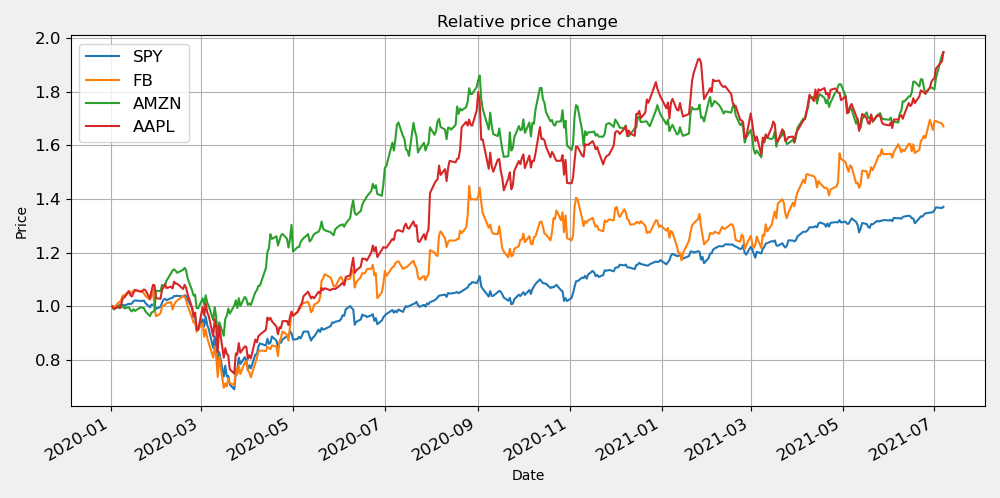

Recreate this plot in Python.
from IPython.core.display import display, HTML
display(HTML("<style>.container { width:100% !important; }</style>"))

# ___library_import_statements___
import pandas as pd

# for pandas_datareader, otherwise it might have issues, sometimes there is some version mismatch
pd.core.common.is_list_like = pd.api.types.is_list_like

import pandas_datareader.data as web
import numpy as np
import matplotlib.pyplot as plt
import seaborn as sns
import datetime
import time

#newest yahoo API 
import yfinance as yf

def f_plot_selected(df, columns, start_index, end_index):
    """Plot the desired columns over index values in the given range."""
    
    f_plot_data(df.loc[start_index:end_index])        
   

def f_get_data(symbols, dates, start_time, today):
    """Read stock data (adjusted close) for given symbols from yahoo finance"""
    df = pd.DataFrame(index=dates)
    print(df.head())
    
    if 'SPY' not in symbols:  # add SPY for reference, if absent
        symbols.insert(0, 'SPY')
    
    for symbol in symbols:
        # yahoo gives only daily historical data, more granular data stream is hard to get for free
        ticker_df = yf.download(symbol, start=start_time, end=today)     
        
         
        ticker_df = ticker_df.reset_index()
        
        ticker_df.set_index('Date', inplace=True, drop=False) 
        
        df_temp = ticker_df[['Date','Adj Close']]
        df_temp = df_temp.rename(columns={'Adj Close': symbol})
        df = df.join(df_temp[symbol])
        
        if symbol == 'SPY':  # drop dates SPY did not trade
            df = df.dropna(subset=["SPY"])
            
    return df
        
        
def f_normalize_data(df):
    """normalizes stock data in respect to price in day 1, 
    this way price on the first day starts at 1$ for any given stock"""
    
    return df/df.iloc[0,:]     # use df.iloc not df.loc since index is number
    
def f_plot_data(df, title="Stock prices"):
    """Plot stock prices with a custom title and meaningful axis labels."""
    
    ax = df.plot(title=title, fontsize=12, figsize=(10, 5))
    ax.set_xlabel("Date")
    ax.set_ylabel("Price")
    
    #plt.figure(figsize=(20, 10), dpi= 120, facecolor='w', edgecolor='k')
    plt.title('Relative price change')
    plt.legend(loc='upper left', fontsize=12)
    plt.tight_layout()
    plt.style.use('fivethirtyeight')
    plt.grid(True)
    plt.show()

def f_run():
    # Define a date range
    start_time = datetime.datetime(2020, 1, 1)
    # end_time = datetime.datetime(2018, 6, 20)
    today = datetime.datetime.now().date().isoformat()
    dates = pd.date_range(start_time, today)

    # Choose stock symbols to read
    symbols = ['FB', 'AMZN', 'AAPL']  
    # SPY will be added in f_get_data() function automatically
    
    # Get stock data
    df = f_get_data(symbols, dates, start_time, today)
    df = f_normalize_data(df)
    
    # Slice and plot
    f_plot_selected(df, ['SPY', 'FB', 'AMZN', 'AAPL'], start_time, today)

if __name__ == "__main__":
    f_run()
